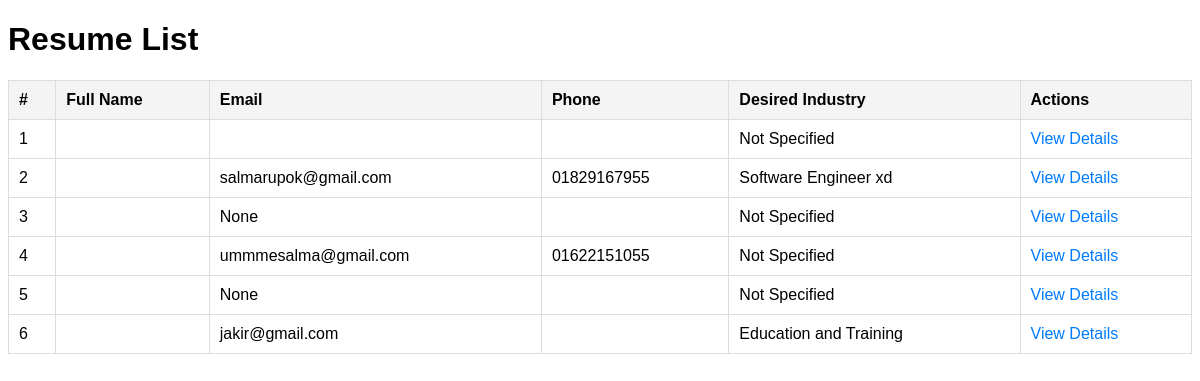
Page /seeker/resumes/ (signed in) on the committed database.
### seeker/models.py (models this page shows, shortened)
class Resume(models.Model):
    user = models.OneToOneField(
    'accounts.CustomUser', on_delete=models.CASCADE, related_name='resume_profile', blank=True, null=True
    )
    date_of_birth = models.DateField(blank=True, null=True)
    GENDER_CHOICES = [
        ('Male', 'Male'),
        ('Female', 'Female'),
    ]
    gender = models.CharField(max_length=6, choices=GENDER_CHOICES, blank=True)
    MARITAL_STATUS_CHOICES = [
        ('Single', 'Single'),
        ('Married', 'Married'),
    ]
    marital_status = models.CharField(max_length=10, choices=MARITAL_STATUS_CHOICES, blank=True)
    passport_number = models.CharField(max_length=20, blank=True, null=True)
    languages = models.CharField(max_length=255, blank=True)
    permanent_address = models.TextField( blank=True)
    area_pin_code = models.CharField(max_length=10, blank=True)
    hometown = models.CharField(max_length=255, blank=True)
    email = models.EmailField( blank=True, null=True)
    phone_number = models.CharField(max_length=15, blank=True)
    desired_industry = models.ForeignKey(JobCategory, on_delete=models.CASCADE, related_name='job_posts', blank=True, null=True)
    desired_location = models.CharField(max_length=255, blank=True, null=True)
    functional_area = models.CharField(max_length=255, blank=True, null=True)
    JOB_TYPE_CHOICES = [
        ('Full Time', 'Full Time'), ('Part Time', 'Part Time'), ('Contractual', 'Contractual'), ('Internship', 'Internship')
    ]
    job_type = models.CharField(max_length=100, blank=True, choices=JOB_TYPE_CHOICES)
    expected_salary = models.DecimalField(max_digits=10, blank=True, decimal_places=2, default=0.0)
    availability_to_join = models.DateField( blank=True, null=True)
    profile_summary = models.TextField(blank=True, null=True)
    linkedin_profile = models.URLField(blank=True, null=True)
    github_profile = models.URLField(blank=True, null=True)
    portfolio_link = models.URLField(blank=True, null=True)
    name = models.CharField(max_length=255, blank=True, null=True, verbose_name="Full Name")
    title = models.CharField(max_length=255, blank=True, null=True, verbose_name="Professional Title")
    image = models.ImageField(upload_to='media/seeker_image/', blank=True, null=True, verbose_name="Seeker Image", default='media/default/default_logo.png')

### jobboard/models.py (models this page shows)
class JobCategory(models.Model):
    name = models.CharField(max_length=255, unique=True)
    description = models.TextField(blank=True, null=True)
    def __str__(self):
        return self.name

### seeker/views.py (the view)
# urls.py: path('resumes/', views.all_resumes, name='view_resume'),
@login_required
def all_resumes(request):
    resumes = Resume.objects.all()
    return render(request, 'all_resume.html', {'resumes': resumes})

### accounts/context_processors.py (called while the page is built)
def user_role(request):
    if request.user.is_authenticated:
        return {'user_role': request.user.role}
    return {}

### seeker/templates/all_resume.html (shortened to what this page needs)
<!DOCTYPE html>
<html>
<head>
</head>
<body>
    <h1>Resume List</h1>
    <table>
        <thead>
            <tr>
                <th>#</th>
                <th>Full Name</th>
                <th>Email</th>
                <th>Phone</th>
                <th>Desired Industry</th>
                <th>Actions</th>
            </tr>
        </thead>
        <tbody>
            {% for resume in resumes %}
            <tr>
                <td>{{ forloop.counter }}</td>
                <td>{{ resume.user.get_full_name }}</td>
                <td>{{ resume.email }}</td>
                <td>{{ resume.phone_number }}</td>
                <td>{{ resume.desired_industry|default:"Not Specified" }}</td>
                <td>
                    <a href="{% url 'resume_detail' resume.id %}">View Details</a>
                </td>
            </tr>
            {% empty %}
            <tr>
                <td colspan="6" style="text-align: center;">No resumes found.</td>
            </tr>
            {% endfor %}
        </tbody>
    </table>
</body>
</html>

### seeker/templates/all_resume.html (style rules this page uses)
body { font-family: Arial, sans-serif; }
table { width: 100%; border-collapse: collapse; margin: 20px 0; }
table, th, td { border: 1px solid #ddd; }
th, td { padding: 10px; text-align: left; }
th { background-color: #f4f4f4; }
a { color: #007bff; text-decoration: none; }

### rows in the picture
Resume: desired_industry "Not Specified"
Resume: email "salmarupok@gmail.com", phone_number "01829167955", desired_industry "Software Engineer xd"
Resume: email "None", desired_industry "Not Specified"
Resume: email "ummmesalma@gmail.com", phone_number "01622151055", desired_industry "Not Specified"
Resume: email "None", desired_industry "Not Specified"
Resume: email "jakir@gmail.com", desired_industry "Education and Training"
